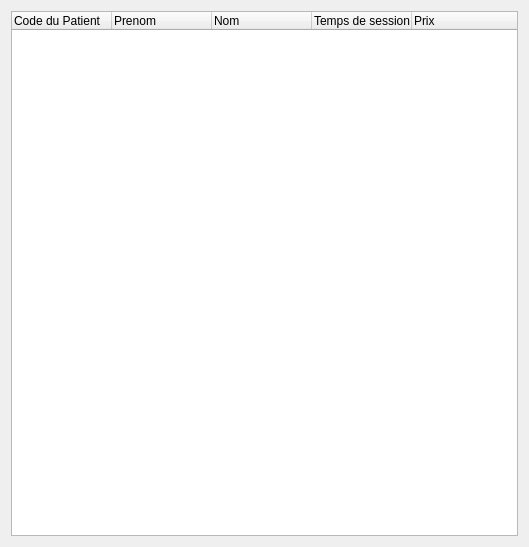
<?xml version="1.0" encoding="UTF-8"?>
<ui version="4.0">
 <class>Form</class>
 <widget class="QWidget" name="Form">
  <property name="geometry">
   <rect>
    <x>0</x>
    <y>0</y>
    <width>529</width>
    <height>547</height>
   </rect>
  </property>
  <property name="windowTitle">
   <string>Form</string>
  </property>
  <layout class="QVBoxLayout" name="verticalLayout">
   <item>
    <widget class="QTreeWidget" name="treeWidget">
     <attribute name="headerVisible">
      <bool>true</bool>
     </attribute>
     <column>
      <property name="text">
       <string>Code du Patient</string>
      </property>
     </column>
     <column>
      <property name="text">
       <string>Prenom</string>
      </property>
     </column>
     <column>
      <property name="text">
       <string>Nom</string>
      </property>
     </column>
     <column>
      <property name="text">
       <string>Temps de session</string>
      </property>
     </column>
     <column>
      <property name="text">
       <string>Prix</string>
      </property>
     </column>
    </widget>
   </item>
  </layout>
 </widget>
 <resources/>
 <connections/>
</ui>
